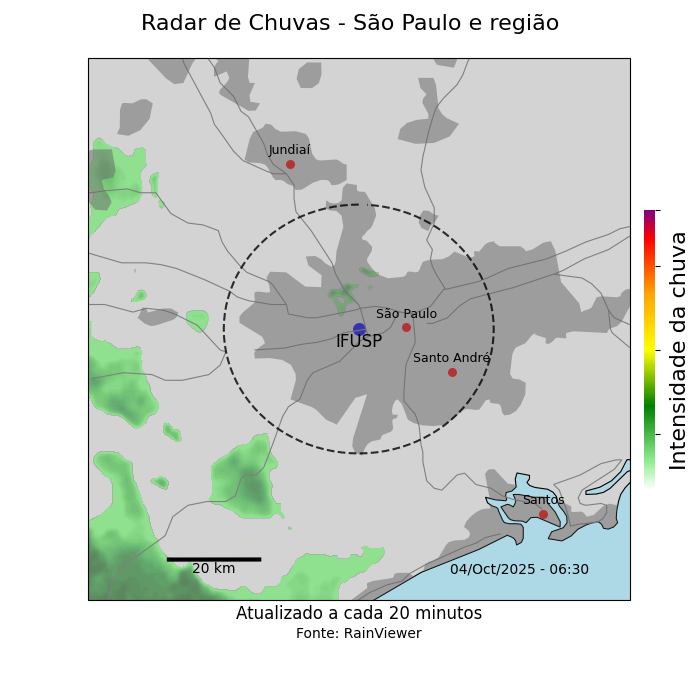

This figure's Python source:
import requests
import numpy as np
import matplotlib.pyplot as plt
from PIL import Image
from io import BytesIO
import cartopy.crs as ccrs
import cartopy.feature as cfeature
import cartopy.io.shapereader as shpreader
from cartopy.geodesic import Geodesic
from datetime import datetime
import pytz
from geopy.distance import geodesic
import matplotlib.colors as mcolors

# Definições do mapa
LAT_CENTRO, LON_CENTRO = -23.56, -46.73  # São Paulo, Brasil
ZOOM = 8  # Define o zoom do radar e do mapa
SIZE = 512  # Resolução do radar
COLOR_SCHEME = 4  # Paleta de cores do radar
OPTIONS = "1_1"  # Remove fundo preto do radar

# Tabela de conversão: Zoom → Resolução (m/pixel)
zoom_to_resolution = {
    0: 78271.517, 1: 39135.7585, 2: 19567.8792, 3: 9783.9396,
    4: 4891.9698, 5: 2445.9849, 6: 1222.9925, 7: 611.4962,
    8: 305.7481, 9: 152.8741, 10: 76.437
}

# Aproximadamente quantos metros há em 1 grau de latitude
METROS_POR_GRAU = 111320

# Obter a resolução correspondente ao zoom selecionado (metros/pixel)
resolucao_metros = zoom_to_resolution.get(ZOOM, 1222.9925)

# Calcular quantos graus aproximadamente representam a resolução do radar
resolucao_graus = resolucao_metros / METROS_POR_GRAU

# Ajustar a extensão do mapa com base na resolução
grau_extensao = resolucao_graus * 215  # Assumindo imagem de 256x256 pixels
delta_lat, delta_lon = grau_extensao, grau_extensao

# Definição da paleta de cores da chuva usada pelo RainViewer
rain_colors = [
    (0, "white"),         # Sem precipitação
    (0.1, "lightgreen"),  # Chuva fraca
    (0.3, "green"),       # Chuva moderada
    (0.5, "yellow"),      # Chuva forte
    (0.7, "orange"),      # Chuva muito forte
    (0.9, "red"),         # Tempestade
    (1.0, "purple")       # Chuva extrema
]

# Obtém o timestamp mais recente da API
rainviewer_url = "https://api.rainviewer.com/public/weather-maps.json"
response = requests.get(rainviewer_url)
data = response.json()

if "radar" in data and "past" in data["radar"]:
    latest_timestamp = data["radar"]["past"][-1]["time"]
else:
    raise ValueError("Não foi possível obter o timestamp mais recente.")

# Converter o timestamp UTC para o fuso horário de Brasília
utc_time = datetime.utcfromtimestamp(latest_timestamp)
brt_time = utc_time.replace(tzinfo=pytz.utc).astimezone(pytz.timezone("America/Sao_Paulo"))
timestamp_brasilia = brt_time.strftime("%d/%b/%Y - %H:%M")

# Constrói a URL da imagem de radar
radar_image_url = f"https://tilecache.rainviewer.com/v2/radar/{latest_timestamp}/{SIZE}/{ZOOM}/{LAT_CENTRO}/{LON_CENTRO}/{COLOR_SCHEME}/{OPTIONS}.png"

# Baixa a imagem de radar
response = requests.get(radar_image_url)
if response.status_code == 200:
    radar_image = Image.open(BytesIO(response.content))
else:
    raise ValueError("Erro ao baixar a imagem de radar.")

# Criar o mapa com Cartopy
fig, ax = plt.subplots(figsize=(7, 7), subplot_kw={'projection': ccrs.PlateCarree()})
ax.set_extent([LON_CENTRO - delta_lon, LON_CENTRO + delta_lon, LAT_CENTRO - delta_lat, LAT_CENTRO + delta_lat], crs=ccrs.PlateCarree())

# Adicionar camadas geográficas
ax.add_feature(cfeature.LAND, facecolor='lightgray')
ax.add_feature(cfeature.OCEAN, facecolor='lightblue')
ax.add_feature(cfeature.COASTLINE, linewidth=0.8)
ax.add_feature(cfeature.BORDERS, linewidth=1.5)

# Adicionar fronteiras estaduais com mais destaque
ax.add_feature(cfeature.NaturalEarthFeature(category='cultural',
                                            name='admin_1_states_provinces_lines',
                                            scale='10m',
                                            facecolor='none',
                                            edgecolor='black',
                                            linewidth=1.2))

# Adicionar estradas principais
ax.add_feature(cfeature.NaturalEarthFeature(category='cultural',
                                            name='roads',
                                            scale='10m',
                                            facecolor='none',
                                            edgecolor='gray',
                                            linewidth=0.8))

# Adicionar áreas urbanas ao mapa
ax.add_feature(cfeature.NaturalEarthFeature(category='cultural',
                                            name='urban_areas',
                                            scale='10m',
                                            facecolor='dimgrey',  # Cor cinza escuro
                                            alpha=0.5))  # Transparência para não cobrir tudo

# Adicionar imagem de radar sobre o mapa
ax.imshow(np.array(radar_image), extent=[LON_CENTRO-delta_lon, LON_CENTRO+delta_lon, LAT_CENTRO-delta_lat, LAT_CENTRO+delta_lat], 
          transform=ccrs.PlateCarree(), alpha=0.6)

# Adicionar cidades importantes
shapefile = shpreader.natural_earth(resolution='10m', category='cultural', name='populated_places')
reader = shpreader.Reader(shapefile)

for city in reader.records():
    lat, lon = city.geometry.y, city.geometry.x
    nome = city.attributes['NAME']
    pop = city.attributes['POP_MAX']  # População da cidade

    # Exibir cidades com população relevante dentro da área do mapa
    if (LAT_CENTRO-delta_lat+0.1 <= lat <= LAT_CENTRO+delta_lat-0.1) and (LON_CENTRO-delta_lon+0.1 <= lon <= LON_CENTRO+delta_lon-0.1) and pop > 100000:
        ax.scatter(lon, lat, color='red', s=30, transform=ccrs.PlateCarree(), label=nome)
        ax.text(lon, lat + 0.02, nome, fontsize=9, color='black', transform=ccrs.PlateCarree(), ha='center')

# Adicionar círculo de 30 km ao redor do centro
geod = Geodesic()
circle = geod.circle(lon=LON_CENTRO, lat=LAT_CENTRO, radius=30000, n_samples=100)
circle_lons, circle_lats = zip(*circle)

ax.plot(circle_lons, circle_lats, color='black', linewidth=1.5, transform=ccrs.PlateCarree(), linestyle='dashed', alpha=0.8)

# Ajuste automático da escala de distâncias
#escala_km = int((resolucao_metros * 50) / 1000)  # Baseado na resolução do zoom
# Ponto inicial da escala de distância
scale_start = (LAT_CENTRO - delta_lat * 0.85, LON_CENTRO - delta_lon * 0.7)

# Ponto final a 20 km de distância para a escala
scale_end = geodesic(kilometers=20).destination(scale_start, 90)  # 90° = direção leste

# Desenhar a escala corretamente
ax.plot([scale_start[1], scale_end.longitude], [scale_start[0], scale_end.latitude],
        color='black', linewidth=3, transform=ccrs.PlateCarree())

ax.text((scale_start[1] + scale_end.longitude) / 2, scale_start[0] - 0.03,
        "20 km", fontsize=10, color='black', ha='center', transform=ccrs.PlateCarree())

# Adicionar horário no canto inferior direito
ax.text(LON_CENTRO+delta_lon*0.8, LAT_CENTRO-delta_lat*0.85, timestamp_brasilia, fontsize=10, color='black', ha='right')
ax.scatter(LON_CENTRO, LAT_CENTRO, color='blue', s=70, transform=ccrs.PlateCarree(), label=nome)
ax.text(LON_CENTRO, LAT_CENTRO - 0.04, "IFUSP", fontsize=12, color='black', transform=ccrs.PlateCarree(), ha='center')

# Criar colormap personalizado
colors = [cor for _, cor in rain_colors]  # Pegamos apenas as cores da lista
positions = [pos for pos, _ in rain_colors]  # Pegamos as posições da lista

# Criar o colormap corretamente
cmap = mcolors.LinearSegmentedColormap.from_list("rain_cmap", list(zip(positions, colors)))

# Normalizar valores
norm = mcolors.Normalize(vmin=0, vmax=1)

# Criar a barra de cores discreta
cbar_ax = fig.add_axes([0.85, 0.3, 0.015, 0.4])  # Mais estreito e menor altura
cbar = plt.colorbar(plt.cm.ScalarMappable(norm=norm, cmap=cmap), cax=cbar_ax)

# Ajustar fonte e espaçamento para um estilo mais discreto
cbar.set_label("Intensidade da chuva", fontsize=16)  # Fonte menor
cbar.set_ticks([0.2, 0.5, 0.8, 1])  # Menos marcações
cbar.set_ticklabels(["", "", "", ""])  # Labels curtos
cbar.outline.set_visible(False)  # Remove a borda para ficar mais clean

# Mostrar o mapa
# Ajustar título para ficar no topo
fig.suptitle("Radar de Chuvas - São Paulo e região", fontsize=16)
ax.text(LON_CENTRO, LAT_CENTRO-delta_lat*1.07, "Atualizado a cada 20 minutos", fontsize=12, color='black', ha='center')
ax.text(LON_CENTRO, LAT_CENTRO-delta_lat*1.14, "Fonte: RainViewer", fontsize=10, color='black', ha='center')
plt.subplots_adjust(top=0.95)  # Reduz o espaço superior

plt.savefig('radar.png')
plt.close(fig)
